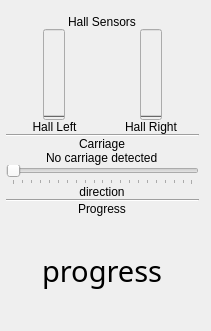
<?xml version="1.0" encoding="UTF-8"?>
<ui version="4.0">
 <class>StatusTab</class>
 <widget class="QWidget" name="status_tab">
  <attribute name="title">
   <string>Status</string>
  </attribute>
  <widget class="QWidget" name="verticalLayoutWidget_2">
   <property name="geometry">
    <rect>
     <x>0</x>
     <y>-1</y>
     <width>211</width>
     <height>333</height>
    </rect>
   </property>
   <layout class="QVBoxLayout" name="verticalLayout_4">
    <property name="leftMargin">
     <number>6</number>
    </property>
    <property name="topMargin">
     <number>16</number>
    </property>
    <property name="rightMargin">
     <number>12</number>
    </property>
    <property name="bottomMargin">
     <number>6</number>
    </property>
    <property name="spacing">
     <number>0</number>
    </property>
    <item alignment="Qt::AlignHCenter">
     <widget class="QLabel" name="label_8">
      <property name="sizePolicy">
       <sizepolicy hsizetype="Expanding" vsizetype="Fixed">
        <horstretch>0</horstretch>
        <verstretch>0</verstretch>
       </sizepolicy>
      </property>
      <property name="text">
       <string>Hall Sensors</string>
      </property>
     </widget>
    </item>
    <item>
     <layout class="QHBoxLayout" name="horizontalLayout">
      <item>
       <layout class="QVBoxLayout" name="verticalLayout_6">
        <item alignment="Qt::AlignHCenter">
         <widget class="QProgressBar" name="progress_hall_l">
          <property name="enabled">
           <bool>false</bool>
          </property>
          <property name="sizePolicy">
           <sizepolicy hsizetype="Fixed" vsizetype="Fixed">
            <horstretch>0</horstretch>
            <verstretch>0</verstretch>
           </sizepolicy>
          </property>
          <property name="maximum">
           <number>1024</number>
          </property>
          <property name="value">
           <number>0</number>
          </property>
          <property name="alignment">
           <set>Qt::AlignCenter</set>
          </property>
          <property name="orientation">
           <enum>Qt::Vertical</enum>
          </property>
          <property name="format">
           <string>%p%</string>
          </property>
         </widget>
        </item>
        <item>
         <widget class="QLabel" name="label_hall_l">
          <property name="sizePolicy">
           <sizepolicy hsizetype="Minimum" vsizetype="Fixed">
            <horstretch>0</horstretch>
            <verstretch>0</verstretch>
           </sizepolicy>
          </property>
          <property name="text">
           <string>Hall Left</string>
          </property>
          <property name="alignment">
           <set>Qt::AlignCenter</set>
          </property>
         </widget>
        </item>
       </layout>
      </item>
      <item>
       <layout class="QVBoxLayout" name="verticalLayout_7">
        <item alignment="Qt::AlignHCenter">
         <widget class="QProgressBar" name="progress_hall_r">
          <property name="enabled">
           <bool>false</bool>
          </property>
          <property name="sizePolicy">
           <sizepolicy hsizetype="Fixed" vsizetype="Fixed">
            <horstretch>0</horstretch>
            <verstretch>0</verstretch>
           </sizepolicy>
          </property>
          <property name="maximum">
           <number>1024</number>
          </property>
          <property name="value">
           <number>0</number>
          </property>
          <property name="alignment">
           <set>Qt::AlignCenter</set>
          </property>
          <property name="orientation">
           <enum>Qt::Vertical</enum>
          </property>
          <property name="format">
           <string>%p%</string>
          </property>
         </widget>
        </item>
        <item>
         <widget class="QLabel" name="label_hall_r">
          <property name="sizePolicy">
           <sizepolicy hsizetype="Preferred" vsizetype="Fixed">
            <horstretch>0</horstretch>
            <verstretch>0</verstretch>
           </sizepolicy>
          </property>
          <property name="text">
           <string>Hall Right</string>
          </property>
          <property name="alignment">
           <set>Qt::AlignCenter</set>
          </property>
         </widget>
        </item>
       </layout>
      </item>
     </layout>
    </item>
    <item>
     <widget class="Line" name="line_2">
      <property name="orientation">
       <enum>Qt::Horizontal</enum>
      </property>
     </widget>
    </item>
    <item alignment="Qt::AlignHCenter">
     <widget class="QLabel" name="label_7">
      <property name="sizePolicy">
       <sizepolicy hsizetype="Expanding" vsizetype="Fixed">
        <horstretch>0</horstretch>
        <verstretch>0</verstretch>
       </sizepolicy>
      </property>
      <property name="text">
       <string>Carriage</string>
      </property>
     </widget>
    </item>
    <item alignment="Qt::AlignHCenter">
     <widget class="QLabel" name="label_carriage">
      <property name="sizePolicy">
       <sizepolicy hsizetype="Preferred" vsizetype="Fixed">
        <horstretch>0</horstretch>
        <verstretch>0</verstretch>
       </sizepolicy>
      </property>
      <property name="text">
       <string>No carriage detected</string>
      </property>
     </widget>
    </item>
    <item>
     <widget class="QSlider" name="slider_position">
      <property name="enabled">
       <bool>false</bool>
      </property>
      <property name="maximum">
       <number>199</number>
      </property>
      <property name="orientation">
       <enum>Qt::Horizontal</enum>
      </property>
      <property name="tickPosition">
       <enum>QSlider::TicksBelow</enum>
      </property>
     </widget>
    </item>
    <item alignment="Qt::AlignHCenter">
     <widget class="QLabel" name="label_direction">
      <property name="sizePolicy">
       <sizepolicy hsizetype="Minimum" vsizetype="Fixed">
        <horstretch>0</horstretch>
        <verstretch>0</verstretch>
       </sizepolicy>
      </property>
      <property name="text">
       <string>direction</string>
      </property>
      <property name="alignment">
       <set>Qt::AlignCenter</set>
      </property>
     </widget>
    </item>
    <item>
     <widget class="Line" name="line_3">
      <property name="orientation">
       <enum>Qt::Horizontal</enum>
      </property>
     </widget>
    </item>
    <item alignment="Qt::AlignHCenter">
     <widget class="QLabel" name="label_9">
      <property name="sizePolicy">
       <sizepolicy hsizetype="Expanding" vsizetype="Fixed">
        <horstretch>0</horstretch>
        <verstretch>0</verstretch>
       </sizepolicy>
      </property>
      <property name="text">
       <string>Progress</string>
      </property>
     </widget>
    </item>
    <item alignment="Qt::AlignHCenter">
     <widget class="QLabel" name="label_progress">
      <property name="font">
       <font>
        <family>Sans</family>
        <pointsize>22</pointsize>
       </font>
      </property>
      <property name="mouseTracking">
       <bool>false</bool>
      </property>
      <property name="text">
       <string>progress</string>
      </property>
     </widget>
    </item>
   </layout>
  </widget>
 </widget>
 <resources/>
 <connections/>
</ui>
